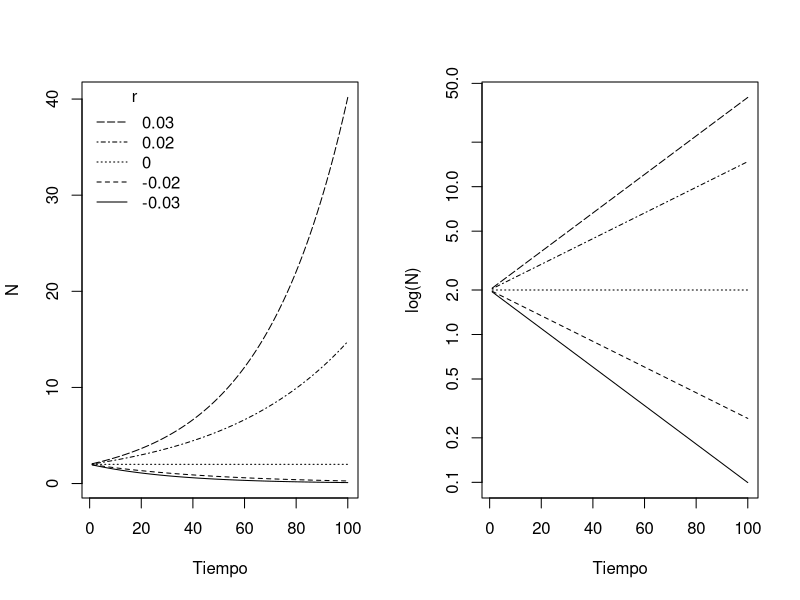

Reproduce this figure in R.

#       Crecimiento Exponencial

r <- c(-0.03, -0.02, 0, 0.02, 0.03) # Se definen en un 
# vector (r) diferentes valores de la tasa de crecimiento 
# per capita continua.

N0 <- 2; Tiempo <- 1:100 # Se definen el valor de la densidad 
# al inicio y el intervalo a evaluar.

resul <- sapply(r, function(ri) N0 * exp(ri * Tiempo)) # Esta 
# instrucción aplica una función que implementa las 
# operaciones del modelo de crecimiento exponencial a 
# todos los valores del vector r.

layout(matrix(1:2, nrow = 1)) # Esta instrucción genera 
# una ventana de gráficos y la divide en dos.

matplot(Tiempo, resul, type = "l", ylab = "N", col = 1) 

legend("topleft", paste(rev(r)), lty = 5:1, col = 1, 
       bty = "n",title = "r") 
# Esta instrucción  agrega una leyenda al gráfico

matplot(Tiempo, resul, type = "l", ylab = "log(N)",
        log = "y", col = 1)

